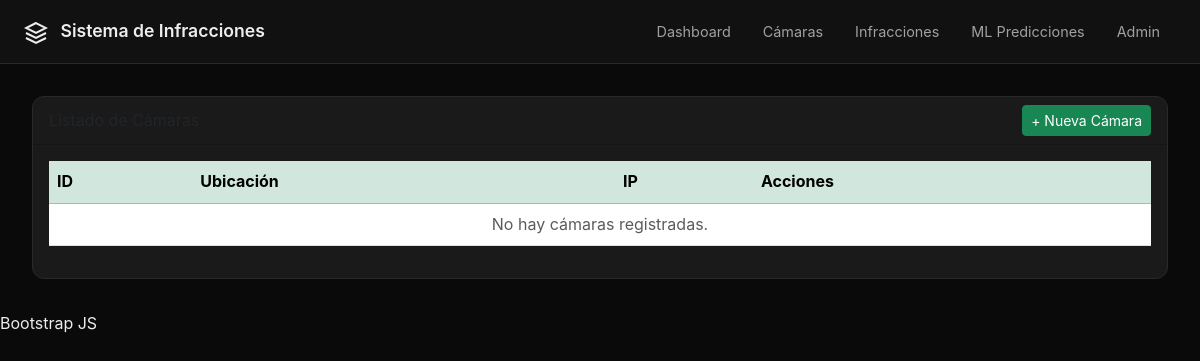
The app's page /camaras/, older data.
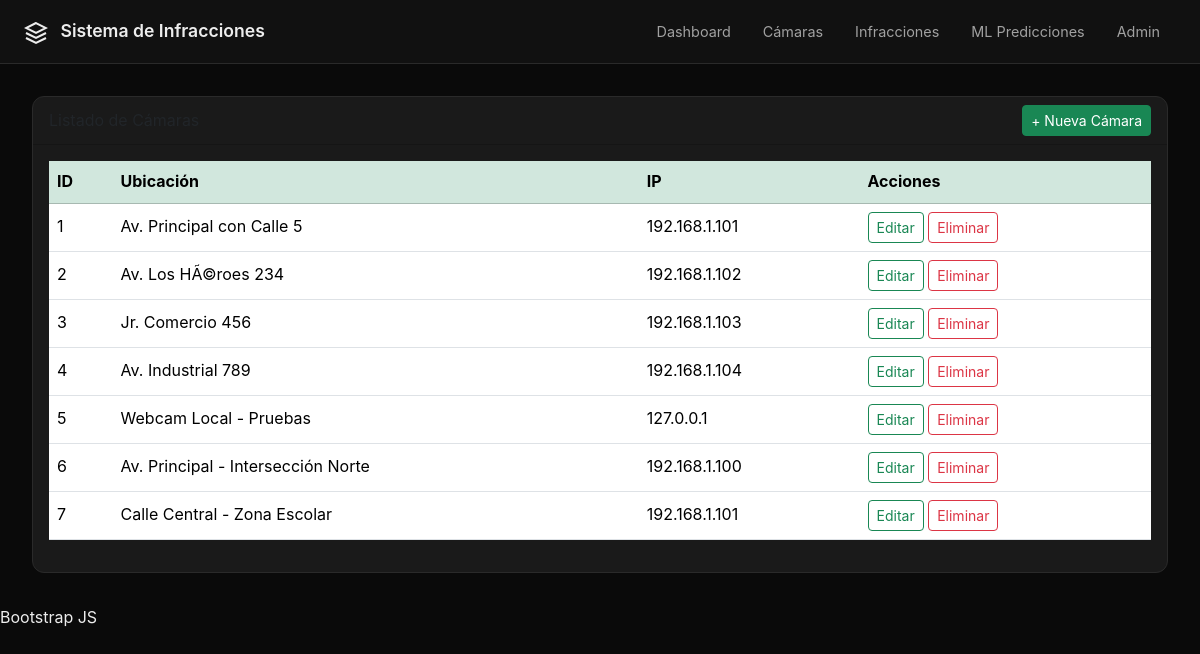
The same page, newer data.
### camaras/models.py (models this page shows, shortened)
class Camara(models.Model):
    ubicacion = models.CharField(max_length=200)
    ip = models.GenericIPAddressField(protocol="both", unpack_ipv4=False, null=True, blank=True)
    descripcion = models.TextField(null=True, blank=True)
    activa = models.BooleanField(default=True, help_text="Indica si la cámara está activa y operativa")
    fecha_instalacion = models.DateTimeField(auto_now_add=True, null=True, blank=True)
    ultima_conexion = models.DateTimeField(null=True, blank=True)
    class Meta:
        verbose_name = "Cámara"
        verbose_name_plural = "Cámaras"

### camaras/views.py (the view)
# urls.py: path("", views.lista_camaras, name="camaras_lista"),
def lista_camaras(request):
    camaras = Camara.objects.all()
    return render(request, "camaras/lista.html", {"camaras": camaras})

### camaras/templates/camaras/lista.html (shortened to what this page needs)
{% extends "base.html" %}
{% block content %}
<div class="card card-custom">
  <div class="card-header d-flex justify-content-between align-items-center">
    <span>Listado de Cámaras</span>
    <a href="{% url 'camaras_crear' %}" class="btn btn-success btn-sm">+ Nueva Cámara</a>
  </div>
  <div class="card-body">
    <table class="table table-hover align-middle">
      <thead class="table-success">
        <tr>
          <th>ID</th>
          <th>Ubicación</th>
          <th>IP</th>
          <th>Acciones</th>
        </tr>
      </thead>
      <tbody>
        {% for camara in camaras %}
        <tr>
          <td>{{ camara.id }}</td>
          <td>{{ camara.ubicacion }}</td>
          <td>{{ camara.ip }}</td>
          <td>
            <a href="{% url 'camaras_editar' camara.id %}" class="btn btn-outline-success btn-sm">Editar</a>
            <a href="{% url 'camaras_eliminar' camara.id %}" class="btn btn-outline-danger btn-sm">Eliminar</a>
          </td>
        </tr>
        {% empty %}
        <tr>
          <td colspan="4" class="text-center text-muted">No hay cámaras registradas.</td>
        </tr>
        {% endfor %}
      </tbody>
    </table>
  </div>
</div>
{% endblock %}

### templates/base.html (shortened to what this page needs)
<!DOCTYPE html>
<html lang="es">
<head>
  <link href="https://cdn.jsdelivr.net/npm/bootstrap@5.3.2/dist/css/bootstrap.min.css" rel="stylesheet">
  <link rel="stylesheet" href="/static/css/dashboard.css">
</head>
<body>
  <nav class="navbar navbar-expand-lg navbar-custom">
    <div class="container-fluid px-4">
      <a class="navbar-brand" href="/">
        <svg width="24" height="24" viewBox="0 0 24 24" fill="none" stroke="currentColor" stroke-width="2" style="display: inline-block; vertical-align: middle; margin-right: 8px;">
          <path d="M12 2L2 7l10 5 10-5-10-5z"></path>
          <path d="M2 17l10 5 10-5M2 12l10 5 10-5"></path>
        </svg>
        Sistema de Infracciones
      </a>
      <div class="collapse navbar-collapse" id="navbarNav">
        <ul class="navbar-nav ms-auto">
          <li class="nav-item">
            <a class="nav-link" href="/dashboard/">Dashboard</a>
          </li>
          <li class="nav-item">
            <a class="nav-link" href="/camaras/">Cámaras</a>
          </li>
          <li class="nav-item">
            <a class="nav-link" href="/infracciones/">Infracciones</a>
          </li>
          <li class="nav-item">
            <a class="nav-link" href="/ml-predicciones/">ML Predicciones</a>
          </li>
          <li class="nav-item">
            <a class="nav-link" href="/admin/">Admin</a>
          </li>
        </ul>
      </div>
    </div>
  </nav>
  <div class="main-content">
    {% block content %}
    {% endblock %}
  </div>
   Bootstrap JS
</body>
</html>

### static/css/dashboard.css (style rules this page uses)
:root { --bg-primary: #0a0a0a; --bg-secondary: #111111; --bg-card: #1a1a1a; --bg-card-hover: #222222; --border-color: #2a2a2a; --text-primary: #ededed; --text-secondary: #a1a1a1; --text-muted: #666666; --accent-blue: #3b82f6; --accent-cyan: #06b6d4; --accent-orange: #f97316; --accent-red: #ef4444; --accent-green: #10b981; --chart-blue: #3b82f6; --chart-orange: #f97316; --chart-cyan: #06b6d4; --chart-yellow: #eab308; }
* { margin: 0; padding: 0; box-sizing: border-box; }
body { background-color: var(--bg-primary); color: var(--text-primary); font-family: -apple-system, BlinkMacSystemFont, "Segoe UI", "Roboto", "Oxygen", "Ubuntu", sans-serif; line-height: 1.6; }
.navbar-custom { background-color: var(--bg-secondary); border-bottom: 1px solid var(--border-color); padding: 0.75rem 0; }
.navbar-brand { font-weight: 600; font-size: 1.1rem; color: var(--text-primary) !important; }
.nav-link { color: var(--text-secondary) !important; font-size: 0.9rem; padding: 0.5rem 1rem !important; transition: color 0.2s; }
.card-custom { background-color: var(--bg-card); border: 1px solid var(--border-color); border-radius: 12px; transition: all 0.3s ease; }

### templates/base.html (style rules this page uses)
.container-fluid { padding-left: 0; padding-right: 0; }
.main-content { padding: 2rem; max-width: 1600px; margin: 0 auto; }

Row changes from the older to the newer data that the page shows:
added Camara: id "1", ubicacion "Av. Principal con Calle 5", ip "192.168.1.101"
added Camara: id "2", ubicacion "Av. Los HÃ©roes 234", ip "192.168.1.102"
added Camara: id "3", ubicacion "Jr. Comercio 456", ip "192.168.1.103"
added Camara: id "4", ubicacion "Av. Industrial 789", ip "192.168.1.104"
added Camara: id "5", ubicacion "Webcam Local - Pruebas", ip "127.0.0.1"
added Camara: id "6", ubicacion "Av. Principal - Intersección Norte", ip "192.168.1.100"
added Camara: id "7", ubicacion "Calle Central - Zona Escolar", ip "192.168.1.101"
Text that changed along with them:
text no longer shown: "No hay cámaras registradas."
